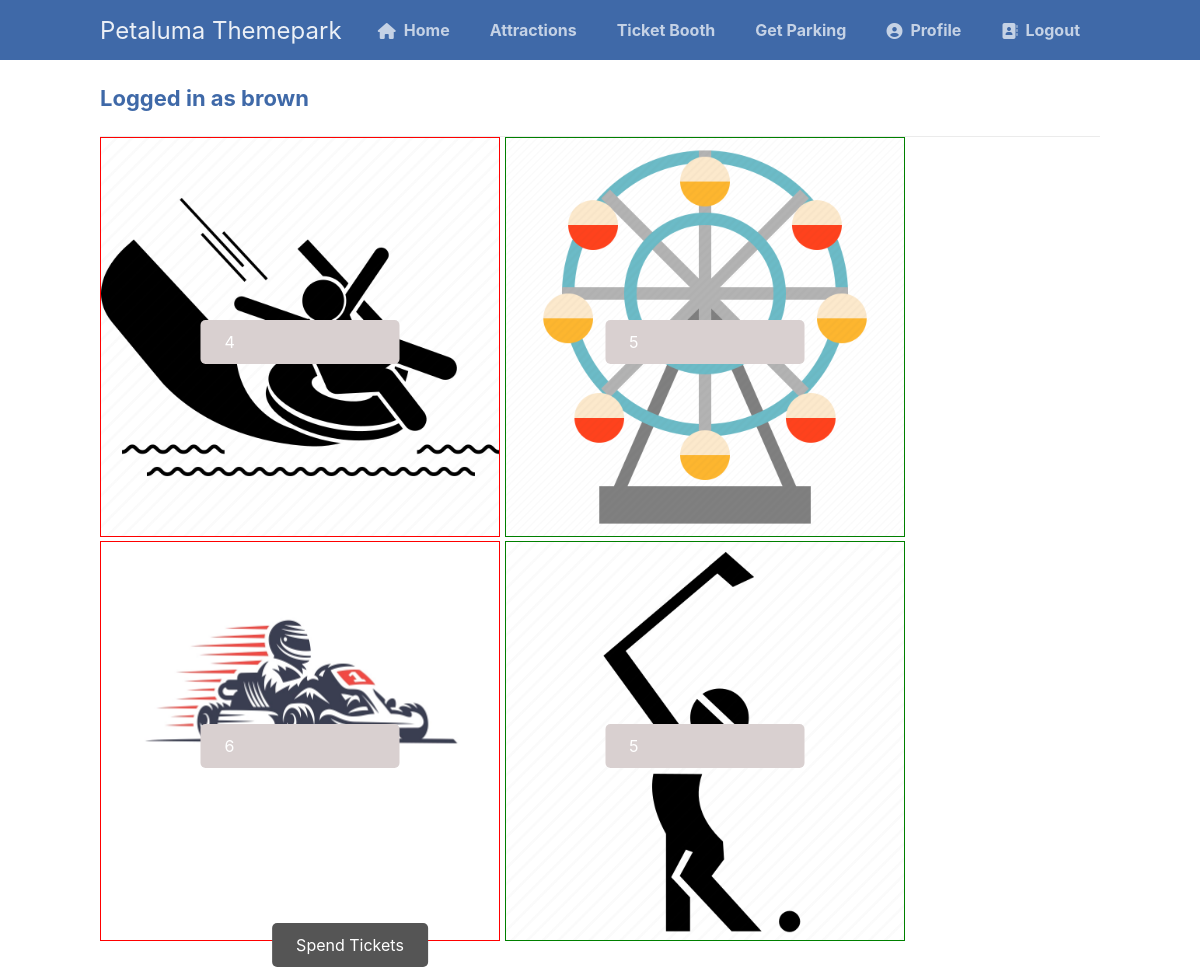
Page /attractions.php (signed in) on the earlier database version.
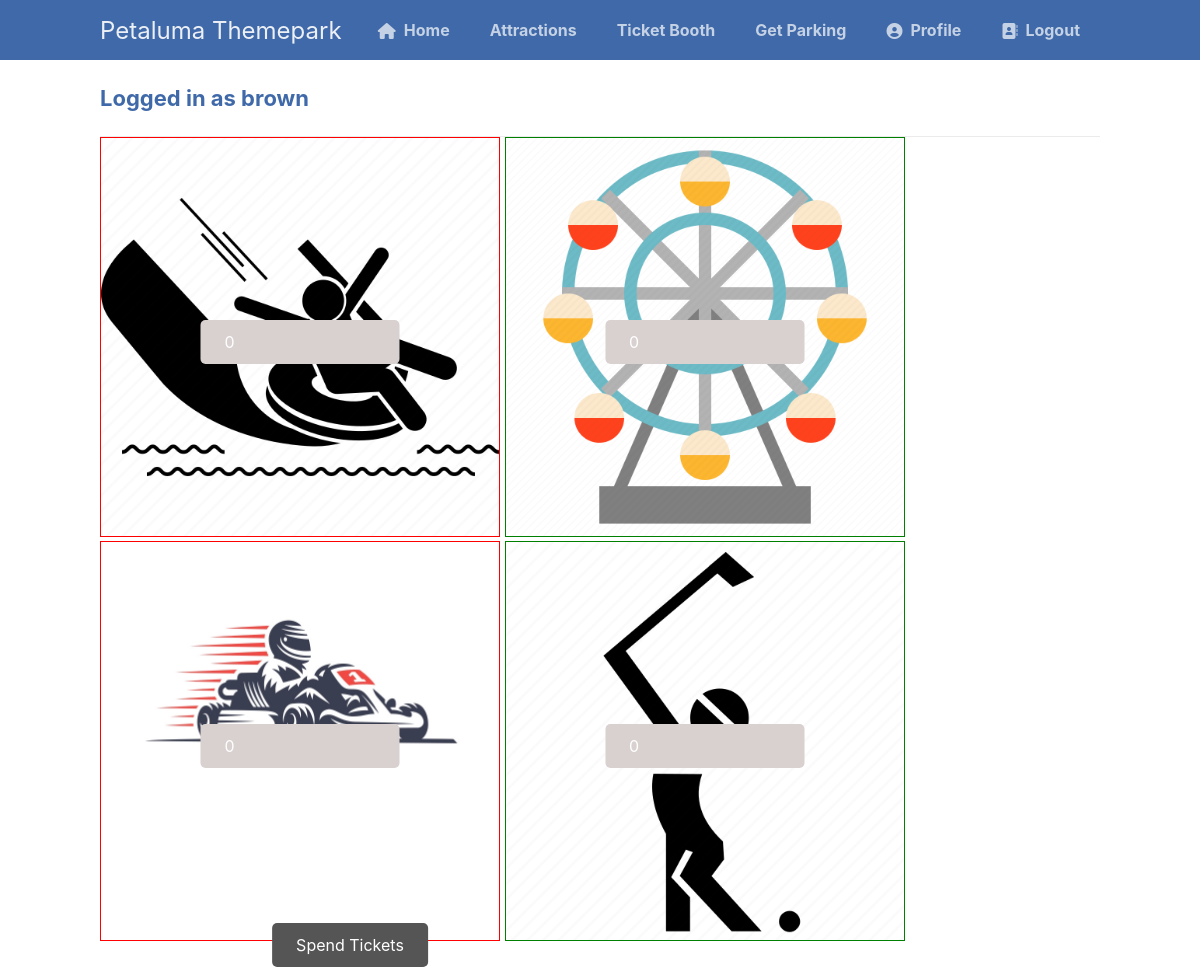
Same page on the later database version.
### tables this page shows
CREATE TABLE `member` (
  `member_ID` mediumint NOT NULL AUTO_INCREMENT,
  `first_name` varchar(45) NOT NULL,
  `last_name` varchar(45) NOT NULL,
  `gender` varchar(45) NOT NULL,
  `address` varchar(45) NOT NULL,
  `birthdate` date NOT NULL,
  `phone_number` varchar(45) NOT NULL,
  `email_address` varchar(45) NOT NULL,
  `join_date` date NOT NULL,
  `password` varchar(255) DEFAULT NULL,
  `username` varchar(255) DEFAULT NULL,
  `QtyWheel` int unsigned DEFAULT '0',
  `QtySpeed` int unsigned DEFAULT '0',
  `QtyAqua` int unsigned DEFAULT '0',
  `QtyPutt` int unsigned DEFAULT '0',
  PRIMARY KEY (`member_ID`)
);

### attractions.php (the view, shortened to what this page needs)
<?php
$dbServername = "localhost";
$dbUsername = "root";
$dbPassword = "Decon_0213";
$dbName = "mydb";
$connProfile = mysqli_connect($dbServername, $dbUsername, $dbPassword, $dbName);
$stmt = $connProfile->prepare('SELECT QtyWheel, QtySpeed, QtyAqua, QtyPutt FROM member WHERE member_ID = ?');
$stmt->bind_param('i', $_SESSION['id']);
$stmt->execute();
$stmt->bind_result($QtyWheel, $QtySpeed, $QtyAqua, $QtyPutt);
?>
<!DOCTYPE html>
<html>
	<head>
		<link href="Profile_Member.css" rel="stylesheet" type="text/css">
		<link href="attractions.css" rel="stylesheet" type="text/css">
		<link rel="stylesheet" href="https://cdnjs.cloudflare.com/ajax/libs/font-awesome/6.2.0/css/all.min.css">
	</head>
	<body class="loggedin">
		<nav class="navtop">
			<div>
				<h1>Petaluma Themepark</h1>
				<a href="Home_Page.php"><i class="fas fa-home"></i>Home</a>
				<a href="attractions.php">Attractions</a>
				<a href="Ticket_Booth.php">Ticket Booth</a>
				<?php if (isset($_SESSION['loggedin'])) { ?>
					<a href="getParking.php">Get Parking</a>
					<a href="Profile_Member.php"><i class="fas fa-user-circle"></i>Profile</a>
					<a href="Logout_Member.php"><i class="fas fa-address-book"></i>Logout</a>
				<?php } ?>
			</div>
		</nav>
		<div class="content">
			<h2>Logged in as <?=$_SESSION['name']?></h2>
			<form action="attractions_handler.php" method="post">
				<div class="container" id=div1>
					<input type="text" class="inp" name="QtyAqua" value=<?=$QtyAqua?> placeholder="Water ride (<?=$QtyAqua?>)" required>
				</div>
				<div class="container" id=div2>
					<input type="text" class="inp" name="QtyWheel" value=<?=$QtyWheel?> placeholder="Ferris Wheel (<?=$QtyWheel?>)" required>
				</div>
				<div class="container" id=div1>
					<img src="speed.webp">
					<input type="text" class="inp" name="QtySpeed" value=<?=$QtySpeed?> placeholder="Speedway (<?=$QtySpeed?>)" required>
				</div>
				<div class="container" id=div2>
					<input type="text" class="inp" name="QtyPutt" value=<?=$QtyPutt?> placeholder="Mini Golf (<?=$QtyPutt?>)" required>
				</div>
				<div class="content">
					<div class="container">
						<button type="submit" class="btn" name="submit">Spend Tickets</button>
					</div>
				</div>
			</form>
		</div>
	</body>
</html>

### Profile_Member.css (style rules this page uses)
* { box-sizing: border-box; font-family: -apple-system, BlinkMacSystemFont, "segoe ui", roboto, oxygen, ubuntu, cantarell, "fira sans", "droid sans", "helvetica neue", Arial, sans-serif; font-size: 16px; -webkit-font-smoothing: antialiased; -moz-osx-font-smoothing: grayscale; }
body { background-color: #FFFFFF; margin: 0; }
.navtop { background-color: #3f69a8; height: 60px; width: 100%; border: 0; }
.navtop div { display: flex; margin: 0 auto; width: 1000px; height: 100%; }
.navtop div h1, .navtop div a { display: inline-flex; align-items: center; }
.navtop div h1 { flex: 1; font-size: 24px; padding: 0; margin: 0; color: #ecf0f6; font-weight: normal; }
.navtop div a { padding: 0 20px; text-decoration: none; color: #c5d2e5; font-weight: bold; }
.navtop div a i { padding: 2px 8px 0 0; }
.content { width: 1000px; margin: 0 auto; }
.content h2 { margin: 0; padding: 25px 0; font-size: 22px; border-bottom: 1px solid #ebebeb; color: #3f69a8; }

### attractions.css (style rules this page uses)
.container { position: relative; width: 50%; }
.container img { width: 100%; height: auto; }
.container .btn { position: absolute; top: 50%; left: 50%; transform: translate(-50%, -50%); -ms-transform: translate(-50%, -50%); background-color: #555; color: white; font-size: 16px; padding: 12px 24px; border: none; cursor: pointer; border-radius: 5px; }
.container .inp { position: absolute; top: 50%; left: 50%; transform: translate(-50%, -50%); -ms-transform: translate(-50%, -50%); background-color: #d9d0d0; color: rgb(255, 255, 255); font-size: 16px; padding: 12px 24px; border: none; cursor: text; border-radius: 5px; }
#div1 { display: inline-block; width:400px; height:400px; border: 1px solid red; }
#div2 { display: inline-block; width:400px; height:400px; border: 1px solid green; }
img { float: left; width: auto; height: auto; object-fit: fill; }
input[type=text] { width: 50%; padding: 15px; margin: 5px 0 22px 0; border: none; background: #c9c3c3; }

Differences in the rows shown:
changed member: QtyAqua "4" → "0"; QtyWheel "5" → "0"; QtySpeed "6" → "0"; QtyPutt "5" → "0"
